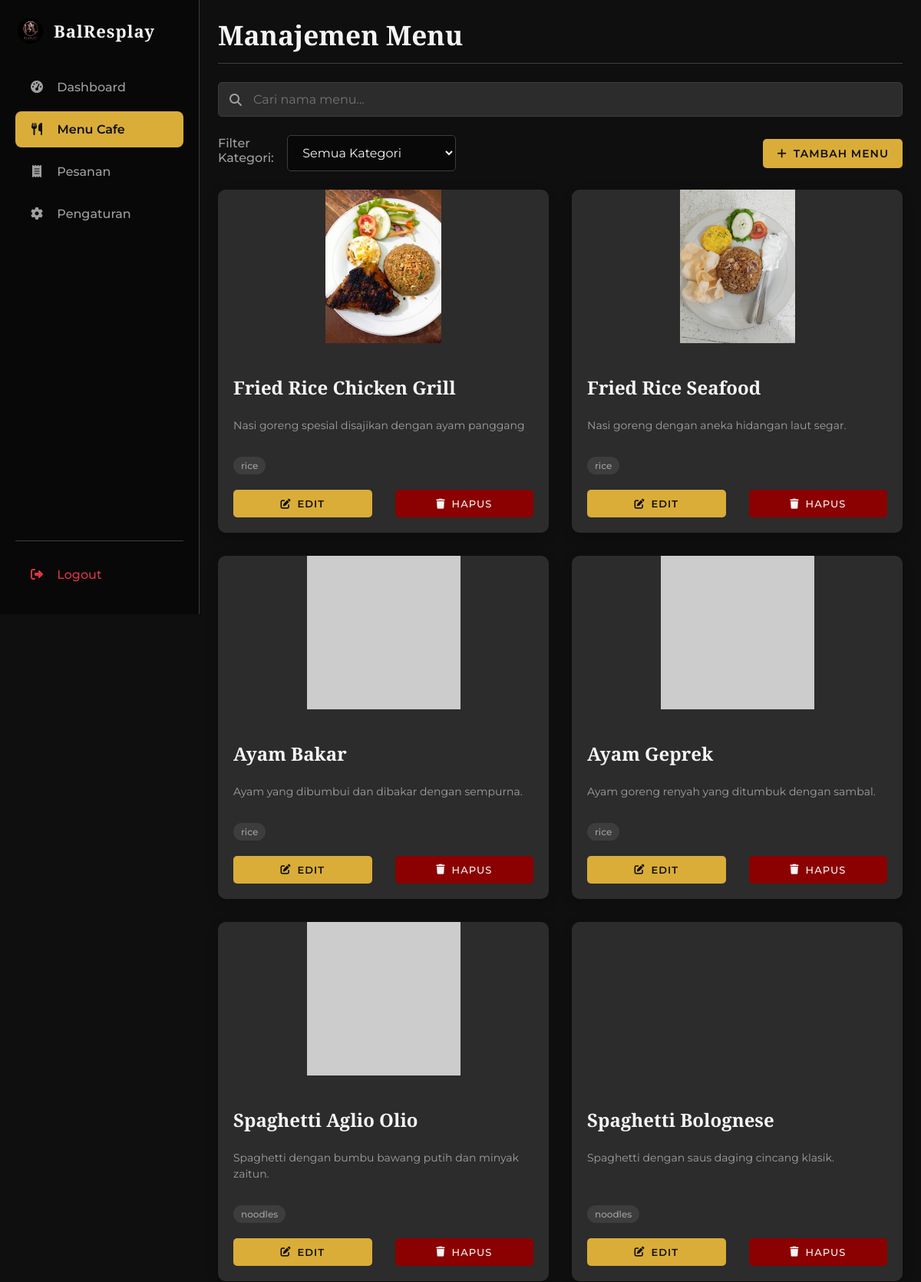
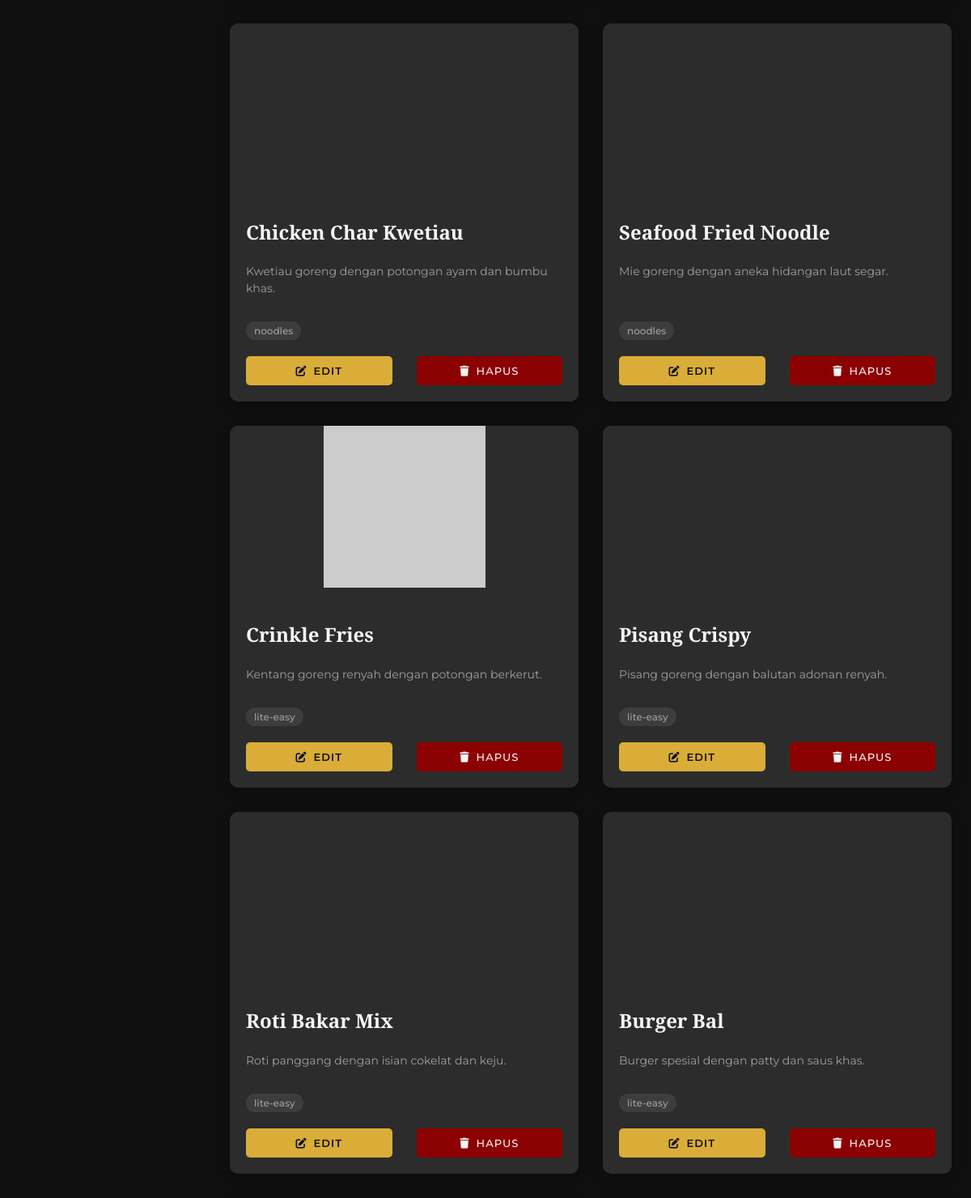
/admin_menu.php (signed in, upper part), run on the app's committed database (2 pictures, top to bottom).
### tables this page shows
CREATE TABLE `product_variants` (
  `variant_id` int NOT NULL AUTO_INCREMENT,
  `product_id` int NOT NULL,
  `variant_name` varchar(50) DEFAULT NULL,
  `price` decimal(10,2) NOT NULL,
  `is_available` tinyint(1) NOT NULL DEFAULT '1',
  `is_deleted` tinyint(1) NOT NULL DEFAULT '0',
  PRIMARY KEY (`variant_id`),
  KEY `product_id` (`product_id`),
  CONSTRAINT `product_variants_ibfk_1` FOREIGN KEY (`product_id`) REFERENCES `products` (`product_id`) ON DELETE CASCADE
);

CREATE TABLE `products` (
  `product_id` int NOT NULL AUTO_INCREMENT,
  `name` varchar(255) NOT NULL,
  `description` text,
  `category` varchar(50) NOT NULL,
  `image_url` varchar(255) DEFAULT NULL,
  `is_deleted` tinyint(1) NOT NULL DEFAULT '0',
  `created_at` datetime NOT NULL DEFAULT CURRENT_TIMESTAMP,
  `updated_at` datetime NOT NULL DEFAULT CURRENT_TIMESTAMP ON UPDATE CURRENT_TIMESTAMP,
  PRIMARY KEY (`product_id`),
  KEY `idx_products_category` (`category`)
);

### config/database.php (called while the page is built, shortened)
<?php
function getAllProductsWithVariants($db) {
    $sql = "SELECT p.*, pv.variant_id, pv.variant_name, pv.price, pv.is_available
            FROM products p
            LEFT JOIN product_variants pv ON p.product_id = pv.product_id AND pv.is_deleted = 0
            WHERE p.is_deleted = 0
            ORDER BY p.product_id, pv.variant_id";
    $result = $db->query($sql);
    $products = [];
    while ($row = $result->fetch_assoc()) {
        $product_id = $row['product_id'];
        if (!isset($products[$product_id])) {
            $products[$product_id] = [
                'product_id' => $row['product_id'],
                'name' => $row['name'],
                'description' => $row['description'],
                'category' => $row['category'],
                'image_url' => $row['image_url'],
                'variants' => []
            ];
        }
        if ($row['variant_id']) {
            $products[$product_id]['variants'][] = [
                'variant_id' => $row['variant_id'],
                'name' => $row['variant_name'],
                'price' => $row['price'],
                'is_available' => $row['is_available']
            ];
        }
    }
    return $products;
}
?>

### admin_menu.php (the view, shortened to what this page needs)
<?php
require_once __DIR__ . '/config/database.php';
$role = $_SESSION['role'];
$products = getAllProductsWithVariants($db);
?>
<!DOCTYPE html>
<html lang="id">
<head>
    <link rel="stylesheet" href="css/variable.css">
    <link rel="stylesheet" href="css/admin_menu.css">
    <link rel="stylesheet" href="https://cdnjs.cloudflare.com/ajax/libs/font-awesome/6.4.0/css/all.min.css">
</head>
<body>
    <div class="admin-layout">
        <aside class="sidebar" id="sidebar">
            <div class="sidebar-header">
                <a href="index.php" class="nav-logo">
                    <img src="images/logo_fix.png" alt="BalResplay Logo" class="logo-img">
                    <span class="logo-text">BalResplay</span>
                </a>
            </div>
            <nav class="nav-list">
                <?php
                $currentPage = basename($_SERVER['PHP_SELF']);
                ?>
                <?php if ($role == 'Super Admin' || $role == 'Kasir'): ?>
                    <a href="admin_dashboard.php"
                       class="<?php echo $currentPage == 'admin_dashboard.php' ? 'active' : ''; ?>">
                       <i class="fas fa-tachometer-alt"></i> Dashboard
                    </a>
                <?php endif; ?>
                <a href="admin_menu.php"
                   class="<?php echo ($currentPage == 'admin_menu.php' || $currentPage == 'admin_form_menu.php') ? 'active' : ''; ?>">
                   <i class="fas fa-utensils"></i> Menu Cafe
                </a>
                <?php if ($role == 'Dapur'): ?>
                     <a href="kitchen_display.php"
                       class="<?php echo $currentPage == 'kitchen_display.php' ? 'active' : ''; ?>">
                       <i class="fas fa-receipt"></i> Antrian Dapur
                    </a>
                <?php else:  ?>
                    <a href="admin_orders.php"
                       class="<?php echo $currentPage == 'admin_orders.php' ? 'active' : ''; ?>">
                       <i class="fas fa-receipt"></i> Pesanan
                    </a>
                <?php endif; ?>
                <?php if ($role == 'Super Admin'): ?>
                    <a href="admin_settings.php"
                       class="<?php echo $currentPage == 'admin_settings.php' ? 'active' : ''; ?>">
                       <i class="fas fa-cog"></i> Pengaturan
                    </a>
                <?php endif; ?>
            </nav>
            <div class="sidebar-footer">
                <a href="actions/handle_logout.php" class="logout-link">
                    <i class="fas fa-sign-out-alt"></i> Logout
                </a>
            </div>
        </aside>
        <main class="main-content">
            <header class="admin-header">
                <h1>Manajemen Menu</h1>
            </header>
            <div class="search-bar-container">
                <div class="search-input-wrapper">
                    <i class="fas fa-search"></i>
                    <input type="text" id="menu-search-input" placeholder="Cari nama menu..." class="form-control">
                </div>
            </div>
            <div class="menu-toolbar">
                <div class="filter-group">
                    <label for="category-filter">Filter Kategori:</label>
                    <select id="category-filter" name="kategori">
                        <option value="all">Semua Kategori</option>
                    </select>
                </div>
                <?php if ($role == 'Super Admin' || $role == 'Kasir'): ?>
                <a href="admin_form_menu.php" class="btn btn-primary">
                    <i class="fas fa-plus"></i> Tambah Menu
                </a>
                <?php endif; ?>
            </div>
            <div class="admin-menu-grid">
                <?php if (empty($products)): ?>
                    <p>Belum ada menu yang ditambahkan.</p>
                <?php else: ?>
                    <?php foreach ($products as $product): ?>
                        <?php
                            $image_url = !empty($product['image_url'])
                                ? htmlspecialchars($product['image_url'])
                                : 'https://placehold.co/300x300/e8e4d8/5c6e58?text=' . urlencode($product['name']);
                        ?>
                        <div class="menu-item"
                             data-product-id="<?php echo $product['product_id']; ?>"
                             data-category="<?php echo htmlspecialchars($product['category']); ?>"
                             data-name="<?php echo htmlspecialchars($product['name']); ?>">
                            <div class="item-image">
                                <img src="<?php echo $image_url; ?>" alt="<?php echo htmlspecialchars($product['name']); ?>">
                            </div>
                            <div class="item-info">
                                <h3><?php echo htmlspecialchars($product['name']); ?></h3>
                                <p><?php echo htmlspecialchars($product['description']); ?></p>
                                <div class="item-meta-admin">
                                    <span class="item-category-badge"><?php echo htmlspecialchars($product['category']); ?></span>
                                </div>
                            </div>
                            <div class="item-actions">
                                <a href="admin_form_menu.php?id=<?php echo $product['product_id']; ?>" class="btn btn-edit">
                                    <i class="fas fa-edit"></i>
                                    <?php echo ($role == 'Dapur' ? 'Edit Stok' : 'Edit'); ?>
                                </a>
                                <?php if ($role == 'Super Admin' || $role == 'Kasir'): ?>
                                    <button class="btn btn-delete btn-delete-menu" data-id="<?php echo $product['product_id']; ?>" data-name="<?php echo htmlspecialchars($product['name']); ?>">
                                        <i class="fas fa-trash"></i> Hapus
                                    </button>
                                <?php endif; ?>
                            </div>
                        </div>
                    <?php endforeach; ?>
                <?php endif; ?>
            </div>
        </main>
    </div>
</body>
</html>

### css/variable.css (style rules this page uses)
:root { --dark-bg: #0f0f0f; --darker-bg: #080808; --light-text: #f5f5f5; --accent-color: rgb(218, 173, 57); --accent-hover: #F3D382ff; --secondary-color: #2c2c2c; --tertiary-color: #3d3d3d; --text-muted: #a0a0a0; --transition: all 0.3s ease; --success-color: #28a745; --danger-color: #dc3545; }

### admin_menu.php (style rules this page uses)
.search-bar-container { margin-bottom: 24px; }
.search-input-wrapper { position: relative; }
.search-input-wrapper .fa-search { position: absolute; left: 15px; top: 50%; transform: translateY(-50%); color: var(--text-muted); }
#menu-search-input { width: 100%; padding: 12px 15px 12px 45px; background-color: var(--secondary-color); }

### data on the page
product_variants: product.image_url (picture), product.name "Fried Rice Chicken Grill", product.description "Nasi goreng spesial disajikan dengan ayam panggang", product.category "rice"
product_variants: product.image_url (picture), product.name "Fried Rice Seafood", product.description "Nasi goreng dengan aneka hidangan laut segar.", product.category "rice"
product_variants: product.name "Ayam Bakar", product.description "Ayam yang dibumbui dan dibakar dengan sempurna.", product.category "rice"
product_variants: product.name "Ayam Geprek", product.description "Ayam goreng renyah yang ditumbuk dengan sambal.", product.category "rice"
product_variants: product.name "Spaghetti Aglio Olio", product.description "Spaghetti dengan bumbu bawang putih dan minyak zaitun.", product.category "noodles"
product_variants: product.name "Spaghetti Bolognese", product.description "Spaghetti dengan saus daging cincang klasik.", product.category "noodles"
product_variants: product.name "Chicken Char Kwetiau", product.description "Kwetiau goreng dengan potongan ayam dan bumbu khas.", product.category "noodles"
product_variants: product.name "Seafood Fried Noodle", product.description "Mie goreng dengan aneka hidangan laut segar.", product.category "noodles"
product_variants: product.name "Crinkle Fries", product.description "Kentang goreng renyah dengan potongan berkerut.", product.category "lite-easy"
product_variants: product.name "Pisang Crispy", product.description "Pisang goreng dengan balutan adonan renyah.", product.category "lite-easy"
product_variants: product.image_url (picture), product.name "Roti Bakar Mix", product.description "Roti panggang dengan isian cokelat dan keju.", product.category "lite-easy"
product_variants: product.image_url (picture), product.name "Burger Bal", product.description "Burger spesial dengan patty dan saus khas.", product.category "lite-easy"
